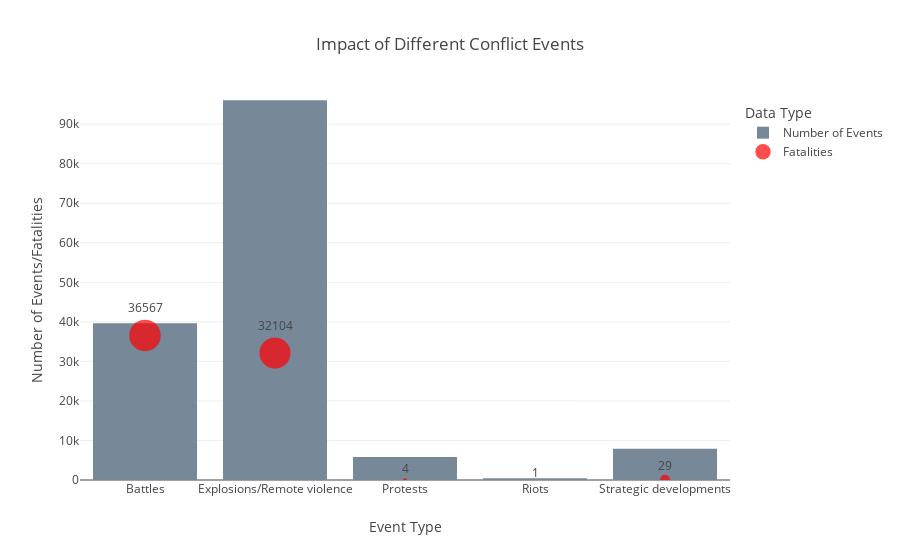

Write notebook code for a chart like this one.
### Markdown cell above
## Bar chart and scatter plot

To start off the data story, we wanted to show the distribution of the number of events in the dataset. Both to give an idea of what type of events the dataset contains and to show which events show up the most often. Further we overlayed the number of fatalities on top of the bar chart as a scatter plot to show the relationship between the number of events and the number of fatalities. Each scatter point is also proportionally sized to the total number of fatalities, this means that the fatalities are encoded both by the position on the y-axis but also by the size of the circle. Using two different "dimensions" might help the user to see clearly and quickly as possible what is happenning in the plot.

### Code cell
def event_type_and_fatalities(data):
    event_fatalities = data.groupby('EVENT_TYPE')['FATALITIES'].sum().reset_index()

    # Filter out the Violence Against Civilians event type
    event_fatalities = event_fatalities[event_fatalities['EVENT_TYPE'] != 'Violence against civilians']

    # Also, count the number of occurrences for each event type
    event_counts = data['EVENT_TYPE'].value_counts().reset_index()
    event_counts.columns = ['EVENT_TYPE', 'COUNT']

    # Merge both dataframes to have counts and fatalities side by side
    event_summary = pd.merge(event_fatalities, event_counts, on='EVENT_TYPE')

    # Create a bar chart for the number of events
    fig = go.Figure(go.Bar(
        x=event_summary['EVENT_TYPE'],
        y=event_summary['COUNT'],
        name='Number of Events',
        marker=dict(color='lightslategray'),
        # hoverinfo='skip'  # Hides hover info for the bars
        hovertemplate="<b>%{x}</b><br>Number of Events: %{y}<extra></extra>"  # Custom hover text for bars

    ))

    # Add a scatter plot on top of the bar chart for fatalities
    fig.add_trace(go.Scatter(
        x=event_summary['EVENT_TYPE'],
        y=event_summary['FATALITIES'],  # Use actual fatalities for positioning
        mode='markers+text',  # Display markers with text
        marker=dict(
            # size=20,  # Fixed size or scale appropriately
            # scale appropriatelyt
            size=np.log(event_summary['FATALITIES']) * 3,
            color='red'
        ),
        text=event_summary['FATALITIES'],  # Fatalities count as text
        textposition='top center',  # Position text above the markers
        name='Fatalities',
        hovertemplate="<b>%{x}</b><br>Total Fatalities: %{y}<extra></extra>"  # Custom hover text for points

    ))

    # Update the layout to add titles and axis labels
    fig.update_layout(
        title='Impact of Different Conflict Events',
        xaxis=dict(title='Event Type'),
        yaxis=dict(title='Number of Events/Fatalities',
                   range=[0, max(event_summary['COUNT'].max(), event_summary['FATALITIES'].max()) + 50]),
        legend_title='Data Type',
        barmode='overlay'  # Ensures bars and scatter points share the same x-axis
    )

    return fig


# Call the function to create the plot
fig = event_type_and_fatalities(data)

fig.show()

### Figure 1 — Plotly figure (JSON) as saved in the notebook; plotly's stock layout.template omitted (floating-point values rounded to 4 significant figures)
{"data": [{"hovertemplate": "<b>%{x}</b><br>Number of Events: %{y}<extra></extra>", "marker": {"color": "lightslategray"}, "name": "Number of Events", "type": "bar", "x": ["Battles", "Explosions/Remote violence", "Protests", "Riots", "Strategic developments"], "y": [39656, 96064, 5799, 423, 7909]}, {"hovertemplate": "<b>%{x}</b><br>Total Fatalities: %{y}<extra></extra>", "marker": {"color": "red", "size": [31.52, 31.13, 4.159, 0, 10.1]}, "mode": "markers+text", "name": "Fatalities", "text": [36567, 32104, 4, 1, 29], "textposition": "top center", "type": "scatter", "x": ["Battles", "Explosions/Remote violence", "Protests", "Riots", "Strategic developments"], "y": [36567, 32104, 4, 1, 29]}], "layout": {"barmode": "overlay", "legend": {"title": {"text": "Data Type"}}, "title": {"text": "Impact of Different Conflict Events"}, "xaxis": {"title": {"text": "Event Type"}}, "yaxis": {"range": [0, 96114], "title": {"text": "Number of Events/Fatalities"}}}}
